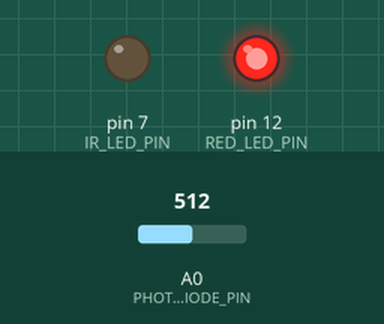
A sketch run on a simulated Arduino Uno, built with avr-gcc and run on an emulated ATmega328P. Shown: output pins drawn as LEDs (lit = HIGH). Inputs (shaded band) come from the test bench; at power-on: A0 (PHOTODIODE_PIN) = 512. What the sketch prints to the serial monitor is not drawn.

Above: at 0.1 s.
At 20.1 s:
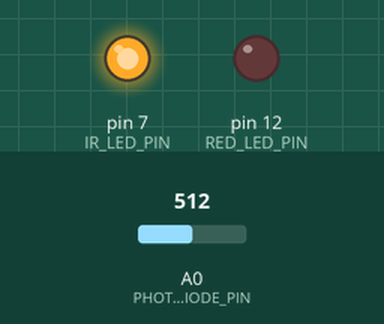
At 38.6 s:
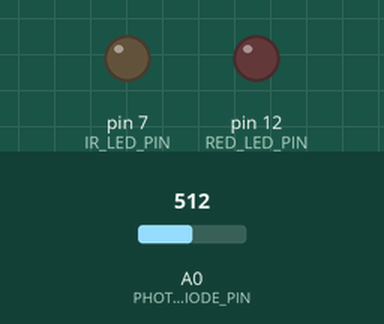
Timing chart, 0 to 40.0 s (numbered marks = the images above):
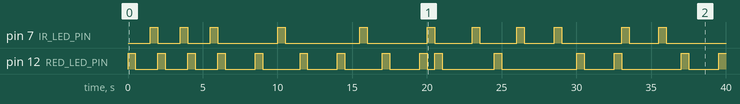

The sketch:

pulse_oximeter.ino
```cpp
#include "Timer.h"

const int RED_LED_PIN=12;
const int IR_LED_PIN=7;
const int PHOTODIODE_PIN=A0;

const int FLASH_TIME=500;
const int INTERFLASH_DELAY=500;
const int PHOTODIODE_READ_TIME=20;

int currentPin = RED_LED_PIN;
String currentLED = "";

Timer ledOnTimer;
Timer ledOffTimer;
Timer photodiodeTimer;

void setup() {
  pinMode(RED_LED_PIN, OUTPUT);
  pinMode(IR_LED_PIN, OUTPUT);

  Serial.begin(57600);

  photodiodeTimer.every(PHOTODIODE_READ_TIME, readDiode);

  flashLEDOn();
}

void loop() {
  ledOnTimer.update();
  ledOffTimer.update();
  photodiodeTimer.update();
}

void switchPin() {
  currentPin = (currentPin == RED_LED_PIN) ? IR_LED_PIN : RED_LED_PIN;
}

void flashLEDOn() {
  digitalWrite(currentPin, HIGH);
  ledOnTimer.after(FLASH_TIME, flashLEDOff);
  currentLED = (currentPin == RED_LED_PIN) ? " RED ON" : " IR ON";
  Serial.print(millis());
  Serial.println(currentLED);
}

void flashLEDOff() {
  digitalWrite(currentPin, LOW);
  ledOffTimer.after(FLASH_TIME + INTERFLASH_DELAY, flashLEDOn);
  currentLED = (currentPin == RED_LED_PIN) ? " RED OFF" : " IR OFF";
  switchPin();
  Serial.print(millis());
  Serial.println(currentLED);
}

void readDiode() {
  Serial.print(millis());
  Serial.print(" PHOTODIODE ");
  Serial.println(analogRead(PHOTODIODE_PIN));
}
```

Measured:
- by itself, pin 7 (IR_LED_PIN): LOW → HIGH at 1.5 s, → LOW 0.50 s later, → HIGH 1.5 s later, → LOW 0.50 s later, … (22 changes in this stretch)
- by itself, pin 12 (RED_LED_PIN): HIGH → LOW at 0.50 s, → HIGH 1.5 s later, → LOW 0.50 s later, → HIGH 1.5 s later, … (28 changes in this stretch)
